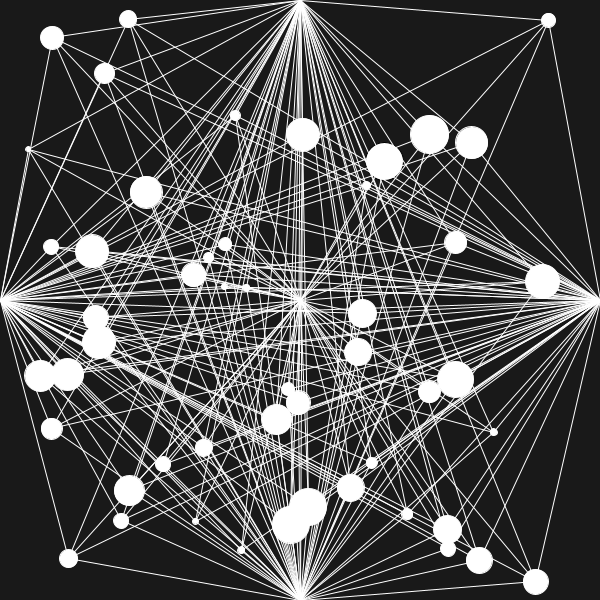
Frame 1 (no input)
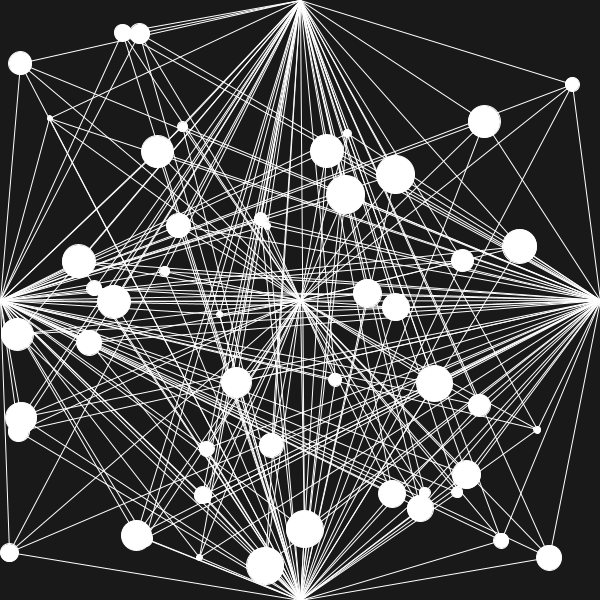
Frame 60 (the mouse pressed at the canvas centre just before this capture)
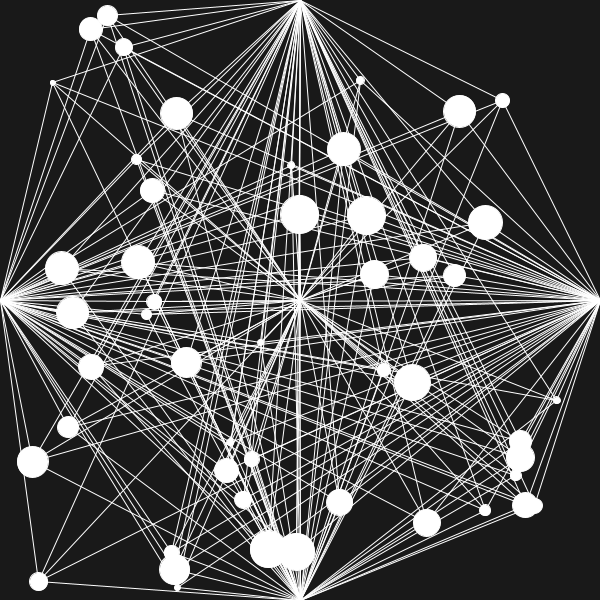
Frame 120 (the mouse held since frame 60 and released just before this capture)

The Processing sketch that drew these frames (run headless with seeded random() and noise(); from frame 60 on, the mouse is pressed at the canvas centre):

// Processing sketch: connected_circles
// ── connected_circles.pde
ArrayList <Golla> golla =new ArrayList<Golla>();
int numGolla=50;

void setup(){
size(600,600);
frameRate(60);
for(int i=0;i<numGolla;i++){
golla.add(new Golla());
}
}
void draw(){
background(25);
for(int i=0;i<numGolla;i++){
golla.get(i).onkon();
}
}
// ── Golla.pde
class Golla{
 float x,y;
 PVector speed;
 int bodySize;
 
 
 Golla(){
   x=random(10,590); 
   y=random(10,590);
   bodySize=int(random(5,40));
   speed=new PVector();
   speed.x=random(-1,1);
   speed.y=random(-1,1);
 }
 void onkon(){
   move();
   fill(255);
   ellipse(x,y,bodySize,bodySize);
   stroke(255);
   //lines from center to few other points
   line(width/2,height/2,x,y);
   line(0,height/2,x,y);
   line(width/2,0,x,y);
   line(width/2,height,x,y);
   line(width,height/2,x,y);
  
 }
 void move(){
 float someNumber=random(0,1);
 if(someNumber<.01){
   speed.rotate(random(-.3,.3));
 }
  if(someNumber>.97){
   speed.rotate(random(-1,1));
 }
 
  x=x+speed.x;
  y=y+speed.y;
  
  if(offScreen() == true){
  x=x-speed.x;
  y=y-speed.y;
  speed.rotate(random(-2,2));
  }
 }
 boolean offScreen(){
   int radius=bodySize/2;
   if(x<radius||x>width-radius||y<radius||y>width-radius){
     return true;
   }
   else{
     return false;
   }
 }
 }
